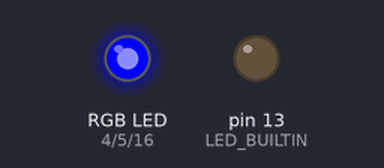
Recording of a sketch running on a simulated Arduino Uno, built with avr-gcc and run on an emulated ATmega328P. On the bench: an RGB LED mixed from three pins (HIGH = lit), output pins drawn as LEDs (lit = HIGH).

Above: at 0.15 s.
At 10.4 s:
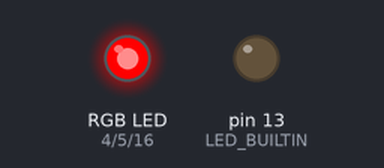
At 26.5 s:
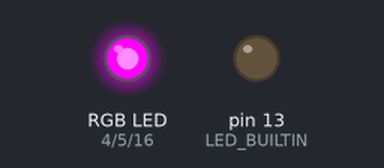
Timing chart, 0 to 40.0 s (numbered marks = the images above):
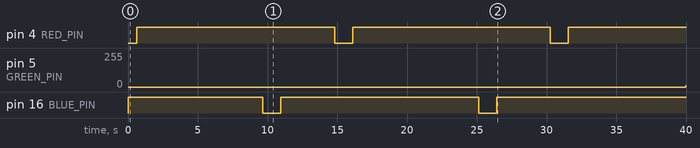

Measured:
- by itself, pin 4 (RED_PIN): alternates HIGH for 14.2 s and LOW for 1.3 s
- by itself, pin 5 (GREEN_PIN): 0/255 → 10/255 at 40.0 s
- by itself, pin 16 (BLUE_PIN): goes HIGH 9.7 s, LOW 1.3 s, HIGH 14.2 s, LOW 1.3 s, then HIGH

The sketch:

rgb_led_rainbow.ino
```cpp
#define COMMON_ANODE    //comment this line if using common cathode
#define MAX 1024        //might need to change to 255 depending on which board is used

#define RED_PIN 4
#define GREEN_PIN 5
#define BLUE_PIN 16
#define DELAY 5

void setup() {
  pinMode(GREEN_PIN, OUTPUT);
  pinMode(BLUE_PIN, OUTPUT);
  pinMode(RED_PIN, OUTPUT);

  pinMode(LED_BUILTIN, OUTPUT);
  analogWrite(LED_BUILTIN, LOW);
}


void loop() {
  // fade from red to green
  for(int i=0; i<MAX; i++) {
    setColor(MAX-i, i, 0);
  }

  // fade from green to blue
  for(int i=0; i<MAX; i++) {
    setColor(0, MAX-i, i);
  }

  // fade from blue to red
  for(int i=0; i<MAX; i++) {
    setColor(i, 0, MAX-i);
  }
}

void setColor(int red, int green, int blue)
{
    #ifdef COMMON_ANODE
      red = MAX - red;
      green = MAX - green;
      blue = MAX - blue;
    #endif

    analogWrite(RED_PIN, red);
    analogWrite(GREEN_PIN, green);
    analogWrite(BLUE_PIN, blue);
    delay(DELAY);
}
```
